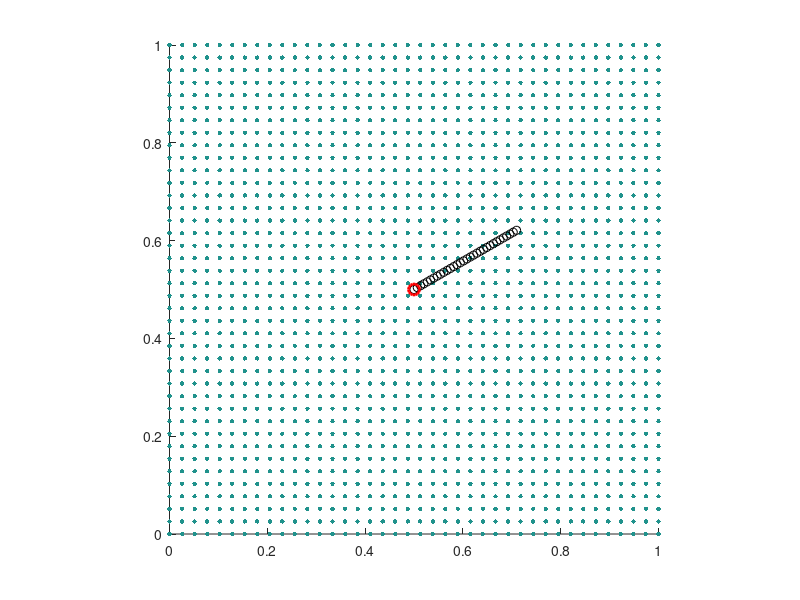

Source code (MATLAB): (Note: this script raises an error after producing the figure.)
%initialize.m
%% Initialize Parameters and special indices

L=1.0 % Box size                                        % m
N=64 % Number of grid cells
h=L/N % Grid spacing                                    % m
ip=[(2:N),1] % Grid index shifted left
im=[N,(1:(N-1))] % Grid index shifted right
K = 1e6;                                                % N/m²
rho=1; % Fluid density                                  % kg/m³
mu=0.01; % viscosity                                    % kg/(m·s)
tmax=100; % Run until time                               % s
dt=2e-4; % Time step                                    % s
clockmax=ceil(tmax/dt);

%% 数据记录参数
viz_gap = 0.0025; % 可视化时间间隔 (s)
record_interval = round(viz_gap / dt); % 数据记录步长间隔

%% Initialize the visualization options
viz_option = "lagrangian particles"; % all options: "vorticity", "lagrangian particles"

%% Initialize boundary and velocity
%f0=1e-3;
%k=0:(Nb-1);
%theta = k'*dtheta;
%X = (L/2) + (L/4)*[cos(theta), sin(theta)];

% Assume the 假设线段长度 L0，pivot点位于 Lp
%f0=1e2;
f0=5e-1; % 1e0;
L0 = L/4;
Px=L/2;
Py=L/2;
Nb = ceil(L0/(h/2));
ds = L0/Nb;
s = (0:(Nb-1))*ds;
pivot_frac = 0;
Lp = pivot_frac*L0;
m0 = 2e0;            % 线密度(可根据需要调整)
theta0 = pi/6;
X = zeros(Nb,2);
X(:,1) = Px + (s - Lp)*cos(theta0);
X(:,2) = Py + (s - Lp)*sin(theta0);
pivot = [Px;Py];
% I0 = m0 * integral_0^L0 (s - Lp)^2 ds = m0 * [ ( (L0 - Lp)^3 + (Lp)^3 ) / 3 ]
I0 = m0*((L0 - Lp)^3 + Lp^3)/3; 
theta = theta0;   % 初始角度
omega = 0;   % 初始角速度


u=zeros(N,N,2);
U0 = 0;  % 设定水平向右的常数速度，比如1 m/s，可根据需要调整
u(:,:,1) = U0;  % x方向速度全部设为 U0
u(:,:,2) = 0;   % y方向速度为 0
%j1=0:(N-1); % Initialize fluid velocity as (0,sin(2*pi*x/L))
%x=j1'*h;
%u(j1+1,:,2)=sin(2*pi*x/L)*ones(1,N);

%% Initialize animation
switch viz_option
    case 'vorticity'
        vorticity=(u(ip,:,2)-u(im,:,2)-u(:,ip,1)+u(:,im,1))/(2*h);
        dvorticity=(max(max(vorticity))-min(min(vorticity)))/5;
        values= (-10*dvorticity):dvorticity:(10*dvorticity); % Get vorticity contours
        valminmax=[min(values),max(values)];
        xgrid=zeros(N,N);
        ygrid=zeros(N,N);
        for j=0:(N-1)
          xgrid(j+1,:)=j*h;
          ygrid(:,j+1)=j*h;
        end
        contour(xgrid,ygrid,vorticity,values)
        caxis(valminmax)

        set(gcf,'double','on')
        contour(xgrid,ygrid,vorticity,values)
        hold on
        plot(X(:,1),X(:,2),'ko')
        axis([0,L,0,L])
        caxis(valminmax)
        axis equal
        axis manual
        drawnow
        hold off
    case "lagrangian particles"
        % visualize by Lagrangian Particle Tracking
        np=40;
        [particles_x, particles_y] = meshgrid(linspace(0,L,np),linspace(0,L,np));
        particles = [particles_x(:), particles_y(:)];
        [X_grid, Y_grid] = meshgrid(linspace(0, L, N), linspace(0, L, N));
        particles_vel_x = interp2(X_grid, Y_grid, u(:,:,1), particles(:,1), particles(:,2), 'linear', 0);
        particles_vel_y = interp2(X_grid, Y_grid, u(:,:,2), particles(:,1), particles(:,2), 'linear', 0);
        particles_vel2 = [particles_vel_x, particles_vel_y];
        speed = sqrt(particles_vel2(:,1).^2 + particles_vel2(:,2).^2);
        max(speed)
        speed_min = 0; speed_max = 1;
        avg_speed = mean(speed);
        
        scatter(particles(:,1), particles(:,2), 10, speed, 'filled', 'MarkerEdgeColor', 'none') 
        hold on
        plot(X(:,1),X(:,2),'ko')
        plot(pivot(1), pivot(2), 'ro', 'MarkerSize', 8, 'LineWidth', 2)
        axis([0 L 0 L])
        axis square;
        axis manual
        
        %colormap(jet)
        colormap(parula)
        colorbar
        clim([speed_min speed_max])
        title(sprintf('Time = %.2f, Avg Speed = %.4f', clock * dt, avg_speed))
        drawnow
        hold off
    otherwise
        error('Invalid visualization mode.');
end

%% 扩展分析数据结构
global analysis_data vorticity_snapshots;
num_records = ceil(tmax / (dt * record_interval)); % 使用局部变量计算
analysis_data = struct(...
    'time', zeros(num_records, 1), ... % 使用 num_records 而不是之前的引用
    'angle', zeros(num_records, 1), ...
    'omega', zeros(num_records, 1), ...
    'torque', zeros(num_records, 1), ...
    'upper_speed', zeros(num_records, 1), ...   % 上半区平均速度
    'lower_speed', zeros(num_records, 1), ...   % 下半区平均速度
    'pressure_diff', zeros(num_records, 1), ...  % 上下压力差
    'vorticity_peak', zeros(num_records, 1) ...  % 棒后涡量极值
);
% 定义速度/压力探测区域
[X_grid, Y_grid] = meshgrid(linspace(0, L, N), linspace(0, L, N));
is_upper = Y_grid > L/2;  % 上半区域掩膜（N×N逻辑矩阵）
is_lower = Y_grid < L/2;  % 下半区域掩膜
% 新增：定义用于存储涡量场快照的 cell 数组，每个元素保存一个时刻的涡量场矩阵
vorticity_snapshots = cell(num_records, 1);
